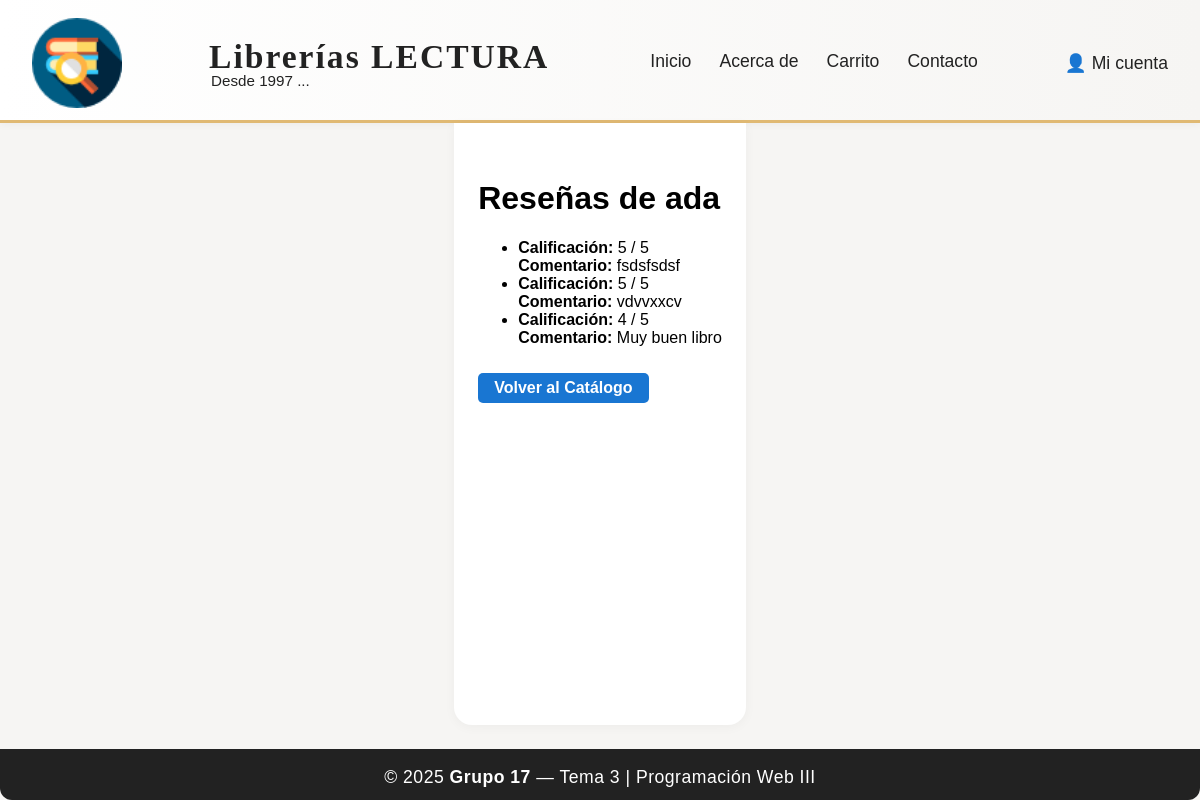
The app's page /libro/1/ver_resenas/ with its own data.
### app/models.py (models this page shows, shortened)
class Libro(models.Model):
    titulo = models.CharField(max_length=200)
    autor = models.CharField(max_length=100)
    categoria = models.CharField(max_length=100, blank=True, null=True)
    precio = models.IntegerField(default=0)
    fecha_publicacion = models.DateField(null=True, blank=True)

class Resena(models.Model):
    libro = models.ForeignKey(Libro, on_delete=models.CASCADE, related_name='resenas')
    comentario = models.TextField()
    calificacion = models.IntegerField(choices=[(1, '1 - Muy mala'), (2, '2'), (3, '3'), (4, '4'), (5, '5 - Muy buena')], default=5)

### app/views.py (the view)
# urls.py: path('libro/<int:libro_id>/ver_resenas/', views.ver_resenas, name='ver_resenas'),
def ver_resenas(request, libro_id):
    libro = get_object_or_404(Libro, id=libro_id)
    resenas = Resena.objects.filter(libro=libro)
    return render(request, 'ver_resenas.html', {'libro': libro, 'resenas': resenas})

### app/templates/ver_resenas.html (shortened to what this page needs)
{% load static %}
<!DOCTYPE html>
<html lang="es">
<head>
    <link rel="stylesheet" href="{% static 'estilos.css' %}">
</head>
<body>
    <div class="layout-flex">
        <header class="main-header">
            <div class="header-content">
                <img src="{% static 'img/libreriaicon.png' %}" alt="Logo" class="logo-header">
                <div class="header-title">
                    <span class="logo-text">Librerías <strong>LECTURA</strong></span>
                    <span class="logo-sub">Desde 1997 ...</span>
                </div>
                <nav class="main-nav">
                    <a href="{% url 'inicio' %}">Inicio</a>
                    <a href="#">Acerca de</a>
                    <a href="{% url 'ver_carrito' %}">Carrito</a>
                    <a href="#">Contacto</a>
                </nav>
                <div class="user-menu">
                    <span>👤 Mi cuenta</span>
                </div>
            </div>
        </header>
        <main class="main-content">
            <h1>Reseñas de {{ libro.titulo }}</h1>
            {% if resenas %}
                <ul>
                {% for resena in resenas %}
                    <li>
                        <strong>Calificación:</strong> {{ resena.calificacion }} / 5<br>
                        <strong>Comentario:</strong> {{ resena.comentario }}
                    </li>
                {% endfor %}
                </ul>
            {% else %}
                <p>No hay reseñas para este libro.</p>
            {% endif %}
            <a href="{% url 'catalogo_libros' %}" style="display:inline-block; margin-top:10px; padding: 6px 16px; background: #1976d2; color: white; border-radius: 5px; text-decoration: none; font-weight: bold;">Volver al Catálogo</a>
        </main>
        <footer class="main-footer">
            <span>&copy; 2025 <strong>Grupo 17</strong> — Tema 3 | Programación Web III</span>
        </footer>
    </div>
</body>
</html>

### app/static/estilos.css (style rules this page uses)
body { margin: 0; padding: 0; min-height: 100vh; font-family: Arial, sans-serif; background: #fff; }
.layout-flex { min-height: 100vh; display: flex; flex-direction: column; background: #f6f5f3; }
.main-header { background: linear-gradient(90deg, #fff 0%, #f6f5f3 100%); border-bottom: 3px solid #e0b973; box-shadow: 0 2px 8px rgba(0,0,0,0.04); }
.header-content { display: flex; align-items: center; justify-content: space-between; max-width: 1200px; margin: 0 auto; padding: 18px 32px 12px 32px; }
.logo-header { width: 90px; height: auto; margin-right: 18px; }
.header-title { display: flex; flex-direction: column; margin-right: 32px; }
.logo-text { font-size: 2.1em; font-family: 'Georgia', serif; font-weight: bold; color: #222; letter-spacing: 2px; }
.logo-sub { font-size: 0.95em; color: #222; margin-top: -4px; margin-left: 2px; }
.main-nav { display: flex; gap: 28px; }
.main-nav a { color: #222; font-weight: 500; text-decoration: none; font-size: 1.1em; transition: color 0.2s, border-bottom 0.2s; border-bottom: 2px solid transparent; padding-bottom: 2px; }
.user-menu { color: #222; font-size: 1.1em; font-weight: 500; margin-left: 18px; }
.main-content { flex: 1; max-width: 1100px; margin: 0 auto; padding: 36px 24px 24px 24px; background: #fff; border-radius: 0 0 18px 18px; box-shadow: 0 2px 12px rgba(0,0,0,0.04); }
.main-footer { background: #222; color: #fff; text-align: center; padding: 18px 0 12px 0; font-size: 1.1em; letter-spacing: 0.5px; border-radius: 0 0 12px 12px; margin-top: 24px; }

### records on screen
Libro: titulo "ada"
Resena: calificacion "5", comentario "fsdsfsdsf"
Resena: calificacion "5", comentario "vdvvxxcv"
Resena: calificacion "4", comentario "Muy buen libro"
